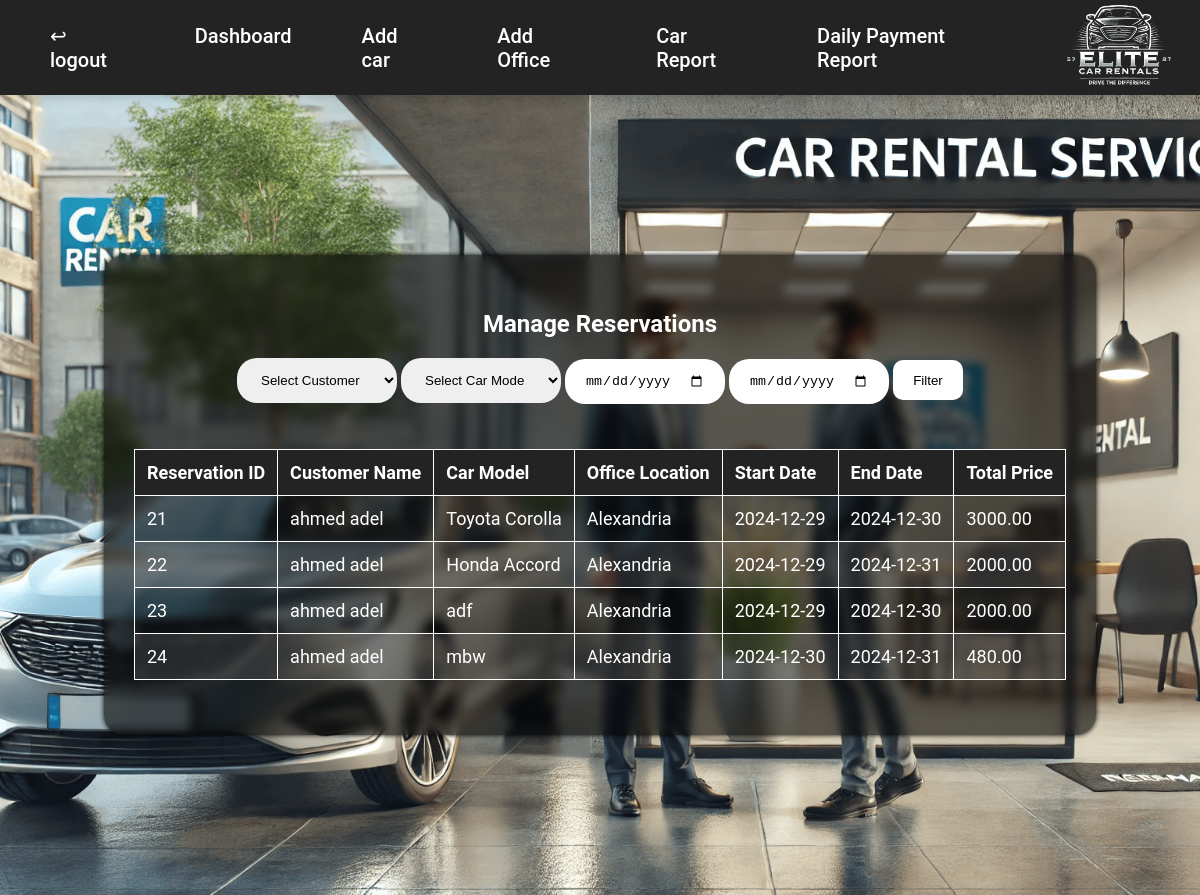
Page /manage_reservations.php (signed in) on the committed database.
### tables this page shows
CREATE TABLE `reservations` (
  `reservation_id` int(11) NOT NULL,
  `customer_id` int(11) DEFAULT NULL,
  `car_id` int(11) DEFAULT NULL,
  `reservation_status` enum('rented','upcoming') NOT NULL,
  `office_id` int(11) DEFAULT NULL,
  `start_date` date DEFAULT NULL,
  `end_date` date DEFAULT NULL,
  `total_price` decimal(10,2) DEFAULT NULL
);

CREATE TABLE `cars` (
  `car_id` int(11) NOT NULL,
  `model` varchar(255) NOT NULL,
  `year` int(11) NOT NULL,
  `status` enum('active','out of service','rented') NOT NULL,
  `office_id` int(11) DEFAULT NULL,
  `price_per_day` decimal(10,2) NOT NULL,
  `plate_id` varchar(10) NOT NULL,
  `image` varchar(200) NOT NULL
);

CREATE TABLE `offices` (
  `office_id` int(11) NOT NULL,
  `office_name` varchar(255) NOT NULL,
  `location` varchar(255) NOT NULL,
  `phone_number` varchar(20) DEFAULT NULL,
  `email` varchar(255) DEFAULT NULL
);

### manage_reservations.php (the view, shortened to what this page needs)
<?php
require 'db_connect.php';
$start_date = isset($_GET['start_date']) ? $_GET['start_date'] : '';
$end_date = isset($_GET['end_date']) ? $_GET['end_date'] : '';
$sql = "
    SELECT
        r.reservation_id,
        CONCAT(c.first_name, ' ', c.last_name) AS customer_name,
        car.model AS car_model,
        o.location AS office_location,
        r.start_date,
        r.end_date,
        r.total_price
        FROM Reservations r
    JOIN Customers c ON r.customer_id = c.customer_id
    JOIN Cars car ON r.car_id = car.car_id
    JOIN Offices o ON r.office_id = o.office_id
    WHERE 1
";
$result = $conn->query($sql);
?>
<!DOCTYPE html>
<html lang="en">
<head>
    <link rel="stylesheet" href="style.css">
</head>
<body>
    <nav class="navbar">
        <ul>
            <li><a href="Auth/logout.php">↩ logout</a></li>
            <li><a href="admin_dashboard.php">Dashboard</a></li>
            <li><a href="add_car.php">Add car</a></li>
            <li><a href="add_office.php">Add Office</a></li>
            <li><a href="car_report.php">Car Report</a></li>
            <li><a href="daily_payment_report.php">Daily Payment Report</a></li>
        </ul>
        <div class="logo">
            <a href="index.php"><img src="images/logo.png" alt="Logo"></a>
        </div>
    </nav>
    <div class="hero">
        <div class="login">
            <h2>Manage Reservations</h2>
            <form class="filter-form" action="manage_reservations.php" method="GET">
                <select class = 'selection' name="customer_name">
                    <option value="">Select Customer</option>
                </select>
                <select class = 'selection' name="car_model">
                    <option value="">Select Car Model</option>
                </select>
                <input class = 'selection' type="date" name="start_date" value="<?php echo htmlspecialchars($start_date); ?>">
                <input class = 'selection' type="date" name="end_date" value="<?php echo htmlspecialchars($end_date); ?>">
                <button type="submit" class='filter-btn'>Filter</button>
            </form>
            <?php if ($result->num_rows > 0): ?>
                <table>
                    <thead>
                        <tr>
                            <th>Reservation ID</th>
                            <th>Customer Name</th>
                            <th>Car Model</th>
                            <th>Office Location</th>
                            <th>Start Date</th>
                            <th>End Date</th>
                            <th>Total Price</th>
                        </tr>
                    </thead>
                    <tbody>
                        <?php while ($row = $result->fetch_assoc()): ?>
                            <tr>
                                <td><?php echo htmlspecialchars($row['reservation_id']); ?></td>
                                <td><?php echo htmlspecialchars($row['customer_name']); ?></td>
                                <td><?php echo htmlspecialchars($row['car_model']); ?></td>
                                <td><?php echo htmlspecialchars($row['office_location']); ?></td>
                                <td><?php echo htmlspecialchars($row['start_date']); ?></td>
                                <td><?php echo htmlspecialchars($row['end_date']); ?></td>
                                <td><?php echo htmlspecialchars($row['total_price']); ?></td>
                            </tr>
                        <?php endwhile; ?>
                    </tbody>
                </table>
            <?php else: ?>
                <p class="no-data">No reservations found.</p>
            <?php endif; ?>
        </div>
    </div>
</body>
</html>

### style.css (style rules this page uses)
:root { direction: ltr; position: relative; font-family: Roboto, Arial; font-weight: 400; }
* { transition: all 0.3s; }
body { margin: 0; padding: 0; color: white; overflow-x: hidden; }
a { text-decoration: none; color: white; }
.navbar { display: flex; justify-content: space-between; align-items: center; background-color: rgb(35, 35, 35); max-width: 100%; height: 75px; padding: 10px; box-shadow: 1px 1px 12px rgba(0, 0, 0, .2); position: sticky; top: 0; right: 0; z-index: 999; }
.navbar ul { display: flex; gap: 20px; list-style: none; }
.navbar li { margin-right: 50px; font-weight: 500; font-size: 20px; }
.logo img { height: 140px; }
.hero { background-image: url("images/car.png"); background-size: cover; display: flex; align-items: center; justify-content: center; height: 100vh; }
.hero .login { text-align: center; align-items: center; padding: 35px 30px; background-color: rgba(0, 0, 0,.6); box-shadow: 0px 0px 5px rgba(0, 0, 0, 1); border-radius: 20px; backdrop-filter: blur(5px); }
.hero .login .selection { display: block; padding: 2px 20px; height: 45px; width: 100%; outline: none; border: none; border-radius: 20px; margin-bottom: 25px; box-sizing: border-box; transition: all 0.15s ease-in-out; width: 160px; display: inline-block; }
.hero .login input { display: block; padding: 2px 20px; height: 45px; width: 100%; outline: none; border: none; border-radius: 20px; margin-bottom: 25px; box-sizing: border-box; transition: all 0.15s ease-in-out; }
.filter-btn { border: none; border-radius: 10px; padding: 5px; background-color: white; width: 70px; height: 40px; }

### manage_reservations.php (style rules this page uses)
table { width: 100%; border-collapse: collapse; margin: 20px 0; font-size: 18px; text-align: left; color: white; }
th, td { padding: 12px; border: 1px solid white; }
th { background-color: rgb(35, 35, 35); }
tr:nth-child(even) { background-color: rgba(255, 255, 255, 0.1); }

### rows in the picture
reservations: reservation_id "21", customer_name "ahmed adel", car.model "Toyota Corolla", office.location "Alexandria", start_date "2024-12-29", end_date "2024-12-30", total_price "3000.00"
reservations: reservation_id "22", customer_name "ahmed adel", car.model "Honda Accord", office.location "Alexandria", start_date "2024-12-29", end_date "2024-12-31", total_price "2000.00"
reservations: reservation_id "23", customer_name "ahmed adel", car.model "adf", office.location "Alexandria", start_date "2024-12-29", end_date "2024-12-30", total_price "2000.00"
reservations: reservation_id "24", customer_name "ahmed adel", car.model "mbw", office.location "Alexandria", start_date "2024-12-30", end_date "2024-12-31", total_price "480.00"
